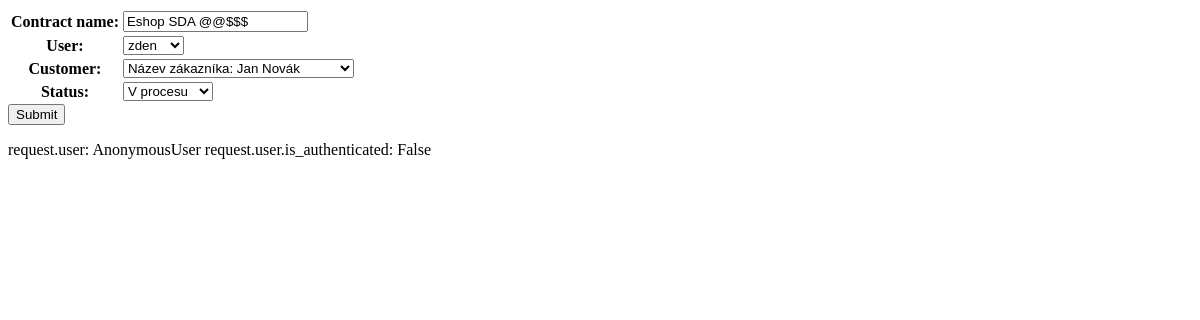
The page /contract/update/1 on the database as committed earlier.
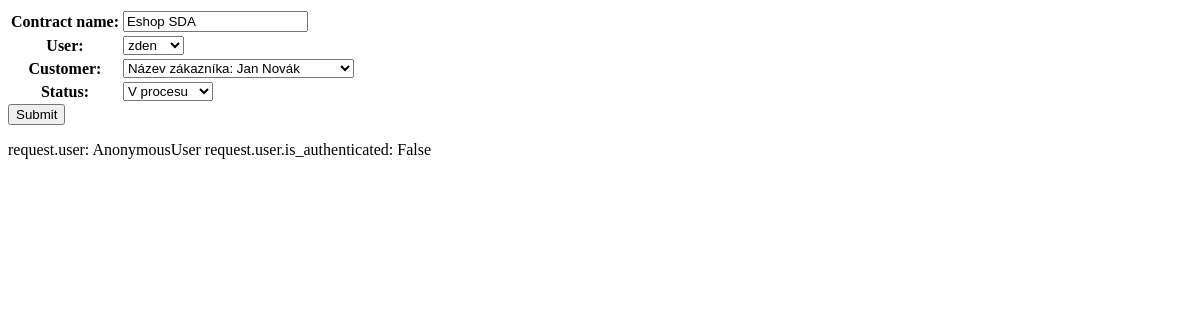
The same page on the database as committed later.
### viewer/models.py (models this page shows, shortened)
class Contract(Model):
    contract_name = CharField(max_length=100)
    created = DateTimeField(auto_now_add=True)
    user = ForeignKey(User, on_delete=DO_NOTHING, default=1)    #TODO nevyplněno? výchozí user?
    customer = ForeignKey(Customer, on_delete=DO_NOTHING, default=1)    #TODO
    status_choices = [("0","V procesu"), ("1","Dokončeno"), ("2","Zrušeno")]
    status = CharField(max_length=64, choices=status_choices, default=status_choices[0])

### viewer/views.py (the view)
# urls.py: path('contract/update/<pk>', ContractUpdateView.as_view(), name='contract_update'),
class ContractUpdateView(UpdateView):
    template_name = "form.html"
    model = Contract
    form_class = ContractForm
    success_url = reverse_lazy("homepage")

### viewer/forms.py
class ContractForm(ModelForm):
  class Meta:
    model = Contract
    fields = "__all__"

### viewer/models.py (called while the page is built)
    def __str__(self):
        return f"Název zákazníka: {self.first_name} {self.last_name}"

### viewer/templates/form.html (shortened to what this page needs)
  <form method="post">
    <table>{{ form }}</table>
    <input type="submit" value="Submit" class="btn btn-primary">
  </form>
  request.user: {{ request.user }}
  request.user.is_authenticated: {{request.user.is_authenticated}}

Rows that differ between the two databases and show on the page:
changed Contract "zden": contract_name "Eshop SDA @@$$$" → "Eshop SDA"
